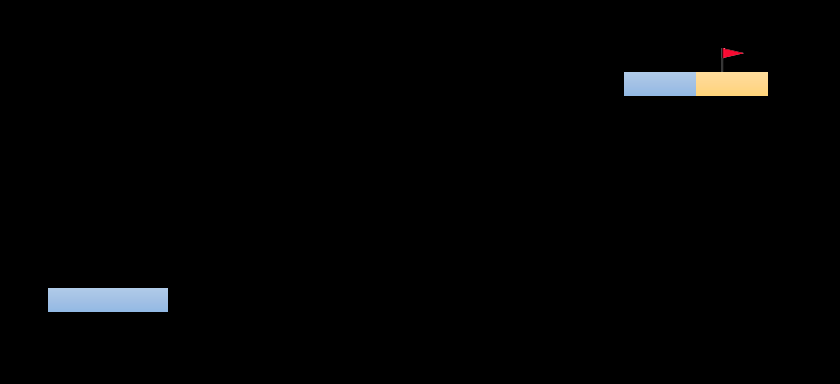

Below is a game level as drawn by its tile map, then a one-line description and the .tmx that defines it (tile-layer data replaced by summaries):
An orthogonal 35x16 tile map with 24x24 px tiles, 1 tile layer (stage).

<map version="1.0" orientation="orthogonal" renderorder="right-down" width="35" height="16" tilewidth="24" tileheight="24" nextobjectid="5">
 <tileset firstgid="1" name="block" tilewidth="24" tileheight="24" tilecount="7" columns="7">
  <image source="maptile.png" width="168" height="24" />
  <tile id="0">
   <properties>
    <property name="category" type="int" value="0" />
   </properties>
  </tile>
  <tile id="1">
   <properties>
    <property name="category" type="int" value="1" />
   </properties>
  </tile>
  <tile id="2">
   <properties>
    <property name="category" type="int" value="3" />
   </properties>
  </tile>
  <tile id="3">
   <properties>
    <property name="category" type="int" value="2" />
   </properties>
  </tile>
  <tile id="4">
   <properties>
    <property name="category" type="int" value="6" />
   </properties>
  </tile>
  <tile id="5">
   <properties>
    <property name="category" type="int" value="5" />
   </properties>
  </tile>
  <tile id="6">
   <properties>
    <property name="category" type="int" value="4" />
   </properties>
  </tile>
 </tileset>
 <layer name="stage" width="35" height="16">
  <data>[560 cells, 12 non-empty, 3 distinct tile ids]</data>
 </layer>
</map>
